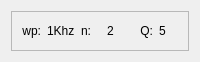
<?xml version="1.0" encoding="UTF-8"?>
<ui version="4.0">
 <class>PoleBlock</class>
 <widget class="QWidget" name="PoleBlock">
  <property name="geometry">
   <rect>
    <x>0</x>
    <y>0</y>
    <width>200</width>
    <height>62</height>
   </rect>
  </property>
  <property name="windowTitle">
   <string>Form</string>
  </property>
  <layout class="QGridLayout" name="gridLayout">
   <item row="0" column="0">
    <widget class="QFrame" name="frame">
     <property name="autoFillBackground">
      <bool>false</bool>
     </property>
     <property name="frameShape">
      <enum>QFrame::StyledPanel</enum>
     </property>
     <property name="frameShadow">
      <enum>QFrame::Sunken</enum>
     </property>
     <property name="lineWidth">
      <number>1</number>
     </property>
     <property name="midLineWidth">
      <number>1</number>
     </property>
     <layout class="QGridLayout" name="gridLayout_2">
      <item row="0" column="4">
       <widget class="QLabel" name="label_4">
        <property name="text">
         <string>&lt;html&gt;&lt;head/&gt;&lt;body&gt;&lt;p align=&quot;right&quot;&gt;Q:&lt;/p&gt;&lt;/body&gt;&lt;/html&gt;</string>
        </property>
       </widget>
      </item>
      <item row="0" column="0">
       <widget class="QLabel" name="label_3">
        <property name="text">
         <string>&lt;html&gt;&lt;head/&gt;&lt;body&gt;&lt;p align=&quot;right&quot;&gt;wp:&lt;/p&gt;&lt;/body&gt;&lt;/html&gt;</string>
        </property>
       </widget>
      </item>
      <item row="0" column="5">
       <widget class="QLabel" name="q_val">
        <property name="text">
         <string>&lt;html&gt;&lt;head/&gt;&lt;body&gt;&lt;p&gt;5&lt;/p&gt;&lt;/body&gt;&lt;/html&gt;</string>
        </property>
       </widget>
      </item>
      <item row="0" column="1">
       <widget class="QLabel" name="wp">
        <property name="text">
         <string>&lt;html&gt;&lt;head/&gt;&lt;body&gt;&lt;p&gt;1Khz&lt;/p&gt;&lt;/body&gt;&lt;/html&gt;</string>
        </property>
       </widget>
      </item>
      <item row="0" column="2">
       <widget class="QLabel" name="label">
        <property name="text">
         <string>n:</string>
        </property>
       </widget>
      </item>
      <item row="0" column="3">
       <widget class="QLabel" name="label_2">
        <property name="text">
         <string>2</string>
        </property>
       </widget>
      </item>
     </layout>
    </widget>
   </item>
  </layout>
 </widget>
 <resources/>
 <connections/>
</ui>
